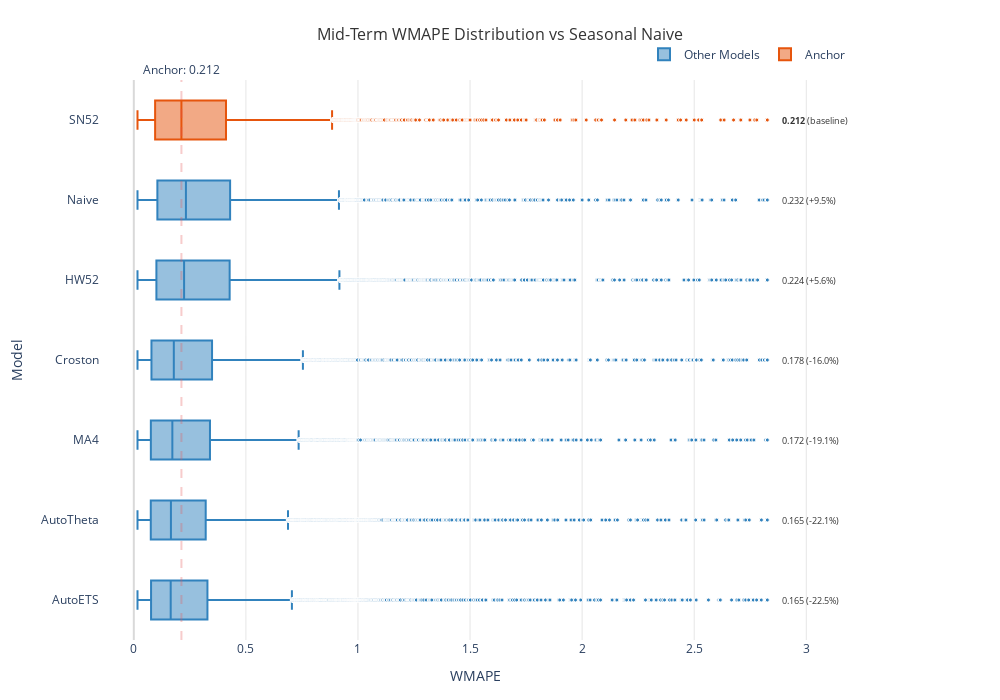

Source (notebook cell):
### Markdown cell above
## Section 5: Visualization - Long-Horizon Distribution

### Code cell
# Create visualization: Long-horizon metrics vs anchor
print(f"\n📈 Long-Horizon Metrics vs Anchor ({ANCHOR_MODEL})")
fig = calculator.boxplot_against_anchor(
    long_results.metric_level,
    metric="wmape",
    clip_quantiles=(0.05, .975),
    show_points=True,
    show_stats=True,
    color_scheme="red_blue",
    figsize=(1000, 700),
    title="Mid-Term WMAPE Distribution vs Seasonal Naive"
)
fig.show()

### Figure 1 — Plotly figure (JSON) as saved in the notebook; plotly's stock layout.template omitted (floating-point values rounded to 4 significant figures; data arrays with more than 128 entries replaced by an {"elided": "..."} marker saying what was removed)
{"data": [{"boxpoints": "outliers", "line": {"width": 2}, "marker": {"color": "#3182bd", "line": {"color": "white", "width": 1}, "size": 4}, "name": "Other Models", "orientation": "h", "showlegend": true, "type": "box", "x": {"elided": "72726 float values"}, "y": {"elided": "72726 str values"}}, {"boxpoints": "outliers", "line": {"width": 2}, "marker": {"color": "#e6550d", "line": {"color": "white", "width": 1}, "size": 4}, "name": "Anchor", "orientation": "h", "showlegend": true, "type": "box", "x": {"elided": "12121 float values"}, "y": {"elided": "12121 str values"}}], "layout": {"annotations": [{"font": {"color": "#333333", "size": 9}, "showarrow": false, "text": "0.165 (-22.5%)", "x": 2.883, "xanchor": "left", "y": "AutoETS"}, {"font": {"color": "#333333", "size": 9}, "showarrow": false, "text": "0.165 (-22.1%)", "x": 2.883, "xanchor": "left", "y": "AutoTheta"}, {"font": {"color": "#333333", "size": 9}, "showarrow": false, "text": "0.172 (-19.1%)", "x": 2.883, "xanchor": "left", "y": "MA4"}, {"font": {"color": "#333333", "size": 9}, "showarrow": false, "text": "0.178 (-16.0%)", "x": 2.883, "xanchor": "left", "y": "Croston"}, {"font": {"color": "#333333", "size": 9}, "showarrow": false, "text": "<b>0.212</b> (baseline)", "x": 2.883, "xanchor": "left", "y": "SN52"}, {"font": {"color": "#333333", "size": 9}, "showarrow": false, "text": "0.224 (+5.6%)", "x": 2.883, "xanchor": "left", "y": "HW52"}, {"font": {"color": "#333333", "size": 9}, "showarrow": false, "text": "0.232 (+9.5%)", "x": 2.883, "xanchor": "left", "y": "Naive"}, {"showarrow": false, "text": "Anchor: 0.212", "x": 0.2123, "xanchor": "center", "xref": "x", "y": 1, "yanchor": "bottom", "yref": "y domain"}], "height": 700, "hovermode": "closest", "legend": {"orientation": "h", "x": 1, "xanchor": "right", "y": 1.02, "yanchor": "bottom"}, "margin": {"b": 60, "l": 100, "r": 150, "t": 80}, "paper_bgcolor": "white", "plot_bgcolor": "white", "shapes": [{"line": {"color": "rgba(228, 87, 86, 0.3)", "dash": "dash", "width": 2}, "type": "line", "x0": 0.2123, "x1": 0.2123, "xref": "x", "y0": 0, "y1": 1, "yref": "y domain"}], "title": {"font": {"color": "#333333", "size": 16}, "text": "Mid-Term WMAPE Distribution vs Seasonal Naive", "x": 0.5, "xanchor": "center"}, "width": 1000, "xaxis": {"gridcolor": "rgba(128, 128, 128, 0.2)", "gridwidth": 1, "showgrid": true, "title": {"text": "WMAPE"}, "zeroline": true, "zerolinecolor": "rgba(128, 128, 128, 0.3)", "zerolinewidth": 2}, "yaxis": {"showgrid": false, "title": {"text": "Model"}}}}
